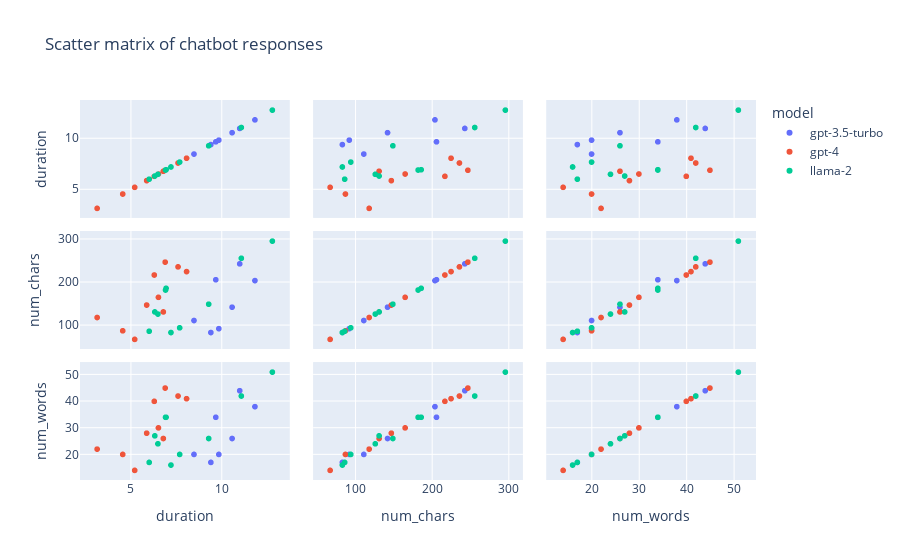

The cell this chart's notebook holds for it:
### Code cell
fig = px.scatter_matrix(df,
                        title='Scatter matrix of chatbot responses',
                        dimensions=['duration', 'num_chars', 'num_words'],
                        color='model')
fig.show()

### Figure 1 — Plotly figure (JSON) as saved in the notebook; plotly's stock layout.template omitted (floating-point values rounded to 4 significant figures)
{"data": [{"dimensions": [{"axis": {"matches": true}, "label": "duration", "values": [8.48, 11, 9.85, 9.41, 11.84, 9.68, 10.58]}, {"axis": {"matches": true}, "label": "num_chars", "values": [111, 243, 92, 83, 204, 206, 142]}, {"axis": {"matches": true}, "label": "num_words", "values": [20, 44, 20, 17, 38, 34, 26]}], "hovertemplate": "model=gpt-3.5-turbo<br>%{xaxis.title.text}=%{x}<br>%{yaxis.title.text}=%{y}<extra></extra>", "legendgroup": "gpt-3.5-turbo", "marker": {"color": "#636efa", "symbol": "circle"}, "name": "gpt-3.5-turbo", "showlegend": true, "type": "splom"}, {"dimensions": [{"axis": {"matches": true}, "label": "duration", "values": [3.14, 6.52, 6.89, 5.21, 6.29, 4.55, 7.6, 6.79, 8.07, 5.87]}, {"axis": {"matches": true}, "label": "num_chars", "values": [118, 165, 247, 67, 217, 87, 236, 131, 225, 147]}, {"axis": {"matches": true}, "label": "num_words", "values": [22, 30, 45, 14, 40, 20, 42, 26, 41, 28]}], "hovertemplate": "model=gpt-4<br>%{xaxis.title.text}=%{x}<br>%{yaxis.title.text}=%{y}<extra></extra>", "legendgroup": "gpt-4", "marker": {"color": "#EF553B", "symbol": "circle"}, "name": "gpt-4", "showlegend": true, "type": "splom"}, {"dimensions": [{"axis": {"matches": true}, "label": "duration", "values": [6.01, 11.09, 12.8, 7.69, 7.21, 6.32, 6.91, 6.49, 6.94, 9.29]}, {"axis": {"matches": true}, "label": "num_chars", "values": [86, 256, 296, 94, 83, 131, 182, 126, 186, 149]}, {"axis": {"matches": true}, "label": "num_words", "values": [17, 42, 51, 20, 16, 27, 34, 24, 34, 26]}], "hovertemplate": "model=llama-2<br>%{xaxis.title.text}=%{x}<br>%{yaxis.title.text}=%{y}<extra></extra>", "legendgroup": "llama-2", "marker": {"color": "#00cc96", "symbol": "circle"}, "name": "llama-2", "showlegend": true, "type": "splom"}], "layout": {"dragmode": "select", "legend": {"title": {"text": "model"}, "tracegroupgap": 0}, "title": {"text": "Scatter matrix of chatbot responses"}}}
